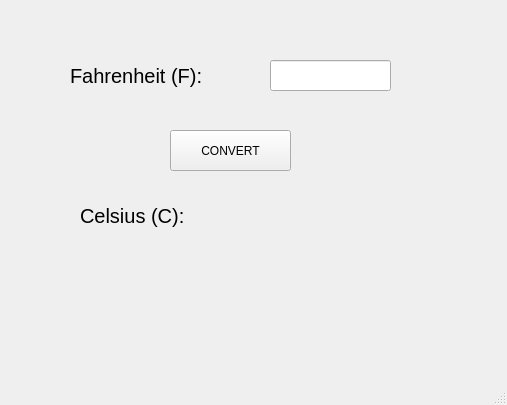
<?xml version="1.0" encoding="UTF-8"?>
<ui version="4.0">
 <class>MainWindow</class>
 <widget class="QMainWindow" name="MainWindow">
  <property name="geometry">
   <rect>
    <x>0</x>
    <y>0</y>
    <width>507</width>
    <height>405</height>
   </rect>
  </property>
  <property name="windowTitle">
   <string>MainWindow</string>
  </property>
  <widget class="QWidget" name="centralwidget">
   <widget class="QLabel" name="labelF">
    <property name="geometry">
     <rect>
      <x>70</x>
      <y>60</y>
      <width>181</width>
      <height>31</height>
     </rect>
    </property>
    <property name="font">
     <font>
      <pointsize>15</pointsize>
     </font>
    </property>
    <property name="text">
     <string>Fahrenheit (F):</string>
    </property>
   </widget>
   <widget class="QLineEdit" name="lineEdit">
    <property name="geometry">
     <rect>
      <x>270</x>
      <y>60</y>
      <width>121</width>
      <height>31</height>
     </rect>
    </property>
    <property name="font">
     <font>
      <pointsize>13</pointsize>
     </font>
    </property>
   </widget>
   <widget class="QLabel" name="labelC">
    <property name="geometry">
     <rect>
      <x>80</x>
      <y>200</y>
      <width>131</width>
      <height>31</height>
     </rect>
    </property>
    <property name="font">
     <font>
      <pointsize>15</pointsize>
     </font>
    </property>
    <property name="text">
     <string>Celsius (C):</string>
    </property>
   </widget>
   <widget class="QPushButton" name="pushButton">
    <property name="geometry">
     <rect>
      <x>170</x>
      <y>130</y>
      <width>121</width>
      <height>41</height>
     </rect>
    </property>
    <property name="text">
     <string>CONVERT</string>
    </property>
   </widget>
   <widget class="QLabel" name="labelC_kq">
    <property name="geometry">
     <rect>
      <x>270</x>
      <y>200</y>
      <width>121</width>
      <height>31</height>
     </rect>
    </property>
    <property name="font">
     <font>
      <pointsize>13</pointsize>
     </font>
    </property>
    <property name="text">
     <string> </string>
    </property>
   </widget>
  </widget>
  <widget class="QMenuBar" name="menubar">
   <property name="geometry">
    <rect>
     <x>0</x>
     <y>0</y>
     <width>507</width>
     <height>26</height>
    </rect>
   </property>
  </widget>
  <widget class="QStatusBar" name="statusbar"/>
 </widget>
 <resources/>
 <connections/>
</ui>
